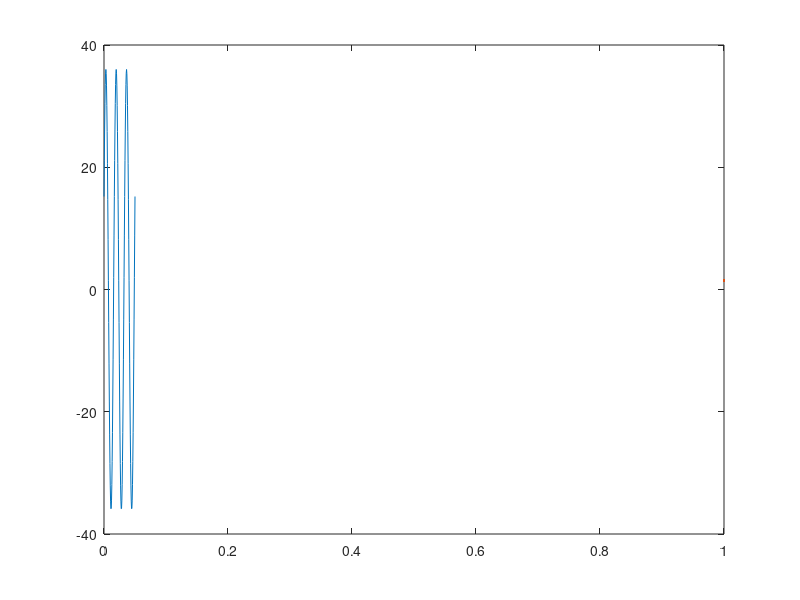

Here is the MATLAB script that generated this plot: (Note: this script raises an error after producing the figure.)
clear;
close all;
%% 2. Plotting A
x = linspace(0, 0.05, 100);  % 100 points from 0 to 0.05s
f = 60;  % in Hz
phase = 25;  % in degrees
V_0 = 36;  % initial voltage

V = V_0 * sin(2 * pi * f * x + deg2rad(phase)); % Calculate voltage over time

% Plot voltage over time
figure;
plot(x, V, LineWidth=1.5);
title("Voltage vs Time of AC Power Source", FontSize=16);
xlabel("Seconds (s)", FontSize=14);
ylabel("Voltage (V)", FontSize=14);
grid on;

%% 3. Plotting B
data = readtable("MatlabDataFit.xlsx");
data_1 = data.Data_1;
data_2 = data.Data_2;

trendline = polyfit(data_1, data_2, 1); % add linear fit to the data
m = trendline(1); % slope of the trendline
b = trendline(2); % intercept of the trendline
data_1_lin = linspace(min(data_1), max(data_1), 100);
data_2_lin = polyval(trendline, data_1_lin);

figure;
scatter(data_1, data_2, "green", "filled", "d") % scatter plot
hold on;
plot(data_1_lin, data_2_lin, LineWidth=1.5) % best linear fit
title("Example Data Plotting from Excel", FontSize=16)
xlabel("Data_1", FontSize=14);
ylabel("Data_2", FontSize=14);
grid on;

% Equation for the trendline
trendlineEquation = sprintf("y = %.1fx + %.1f", m, b);
text(9, 17, trendlineEquation, FontSize=14)
legend("Original Data", "Trendline", "Location", "Best", "FontSize", 14)

hold off;
